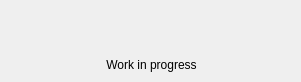
<?xml version="1.0" encoding="UTF-8"?>
<ui version="4.0">
 <class>qProgressWidget</class>
 <widget class="QWidget" name="qProgressWidget">
  <property name="windowModality">
   <enum>Qt::ApplicationModal</enum>
  </property>
  <property name="geometry">
   <rect>
    <x>0</x>
    <y>0</y>
    <width>301</width>
    <height>82</height>
   </rect>
  </property>
  <property name="windowTitle">
   <string/>
  </property>
  <property name="styleSheet">
   <string notr="true">border-radius: 10px;</string>
  </property>
  <widget class="QFrame" name="frame">
   <property name="geometry">
    <rect>
     <x>0</x>
     <y>0</y>
     <width>301</width>
     <height>81</height>
    </rect>
   </property>
   <property name="frameShape">
    <enum>QFrame::StyledPanel</enum>
   </property>
   <property name="frameShadow">
    <enum>QFrame::Raised</enum>
   </property>
   <widget class="QLabel" name="label">
    <property name="geometry">
     <rect>
      <x>6</x>
      <y>55</y>
      <width>291</width>
      <height>20</height>
     </rect>
    </property>
    <property name="sizePolicy">
     <sizepolicy hsizetype="Fixed" vsizetype="Fixed">
      <horstretch>0</horstretch>
      <verstretch>0</verstretch>
     </sizepolicy>
    </property>
    <property name="text">
     <string>Work in progress</string>
    </property>
    <property name="scaledContents">
     <bool>true</bool>
    </property>
    <property name="alignment">
     <set>Qt::AlignCenter</set>
    </property>
    <property name="wordWrap">
     <bool>true</bool>
    </property>
    <property name="margin">
     <number>0</number>
    </property>
   </widget>
   <widget class="QLabel" name="loadingLbl">
    <property name="geometry">
     <rect>
      <x>125</x>
      <y>3</y>
      <width>54</width>
      <height>55</height>
     </rect>
    </property>
    <property name="text">
     <string/>
    </property>
   </widget>
  </widget>
 </widget>
 <resources/>
 <connections/>
</ui>
